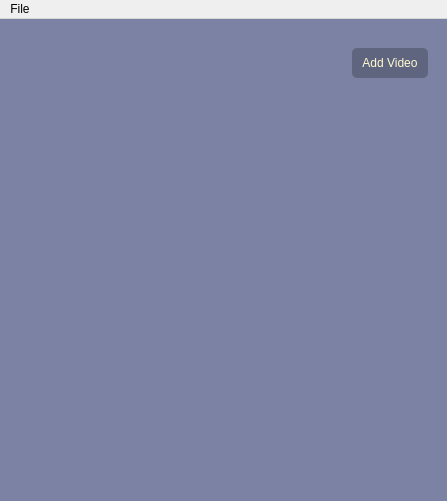
<?xml version="1.0" encoding="UTF-8"?>
<ui version="4.0">
 <class>MainWindow</class>
 <widget class="QMainWindow" name="MainWindow">
  <property name="geometry">
   <rect>
    <x>0</x>
    <y>0</y>
    <width>447</width>
    <height>501</height>
   </rect>
  </property>
  <property name="windowTitle">
   <string>MainWindow</string>
  </property>
  <property name="styleSheet">
   <string notr="true">#centralwidget{
	background-color: rgb(123, 130, 163);
	color: rgb(255, 250, 208);
}

#add{
	color: rgb(255, 250, 208);
	font: 75 11pt &quot;Verdana&quot;;
	height: 30px;
	padding-left: 10px;
	padding-right: 10px;
	border: none;
	border-radius: 5px;
	background-color: rgb(95, 101, 126);
	margin-right: 10px;
	margin-top: 20px;
}

#IMAGE{
	color: rgb(255, 250, 208);
	font: 75 11pt &quot;Verdana&quot;;
}</string>
  </property>
  <widget class="QWidget" name="centralwidget">
   <layout class="QVBoxLayout" name="verticalLayout">
    <item>
     <layout class="QHBoxLayout" name="horizontalLayout">
      <item>
       <spacer name="horizontalSpacer">
        <property name="orientation">
         <enum>Qt::Horizontal</enum>
        </property>
        <property name="sizeHint" stdset="0">
         <size>
          <width>40</width>
          <height>20</height>
         </size>
        </property>
       </spacer>
      </item>
      <item>
       <widget class="QPushButton" name="add">
        <property name="text">
         <string>Add Video</string>
        </property>
       </widget>
      </item>
     </layout>
    </item>
    <item>
     <widget class="QLabel" name="IMAGE">
      <property name="text">
       <string/>
      </property>
      <property name="alignment">
       <set>Qt::AlignCenter</set>
      </property>
     </widget>
    </item>
   </layout>
  </widget>
  <widget class="QMenuBar" name="menubar">
   <property name="geometry">
    <rect>
     <x>0</x>
     <y>0</y>
     <width>447</width>
     <height>21</height>
    </rect>
   </property>
   <widget class="QMenu" name="menuFile">
    <property name="title">
     <string>File</string>
    </property>
    <addaction name="actionAdd"/>
    <addaction name="actionQuit"/>
   </widget>
   <addaction name="menuFile"/>
  </widget>
  <action name="actionAdd">
   <property name="text">
    <string>Add</string>
   </property>
  </action>
  <action name="actionQuit">
   <property name="text">
    <string>Quit</string>
   </property>
  </action>
 </widget>
 <resources/>
 <connections/>
</ui>
